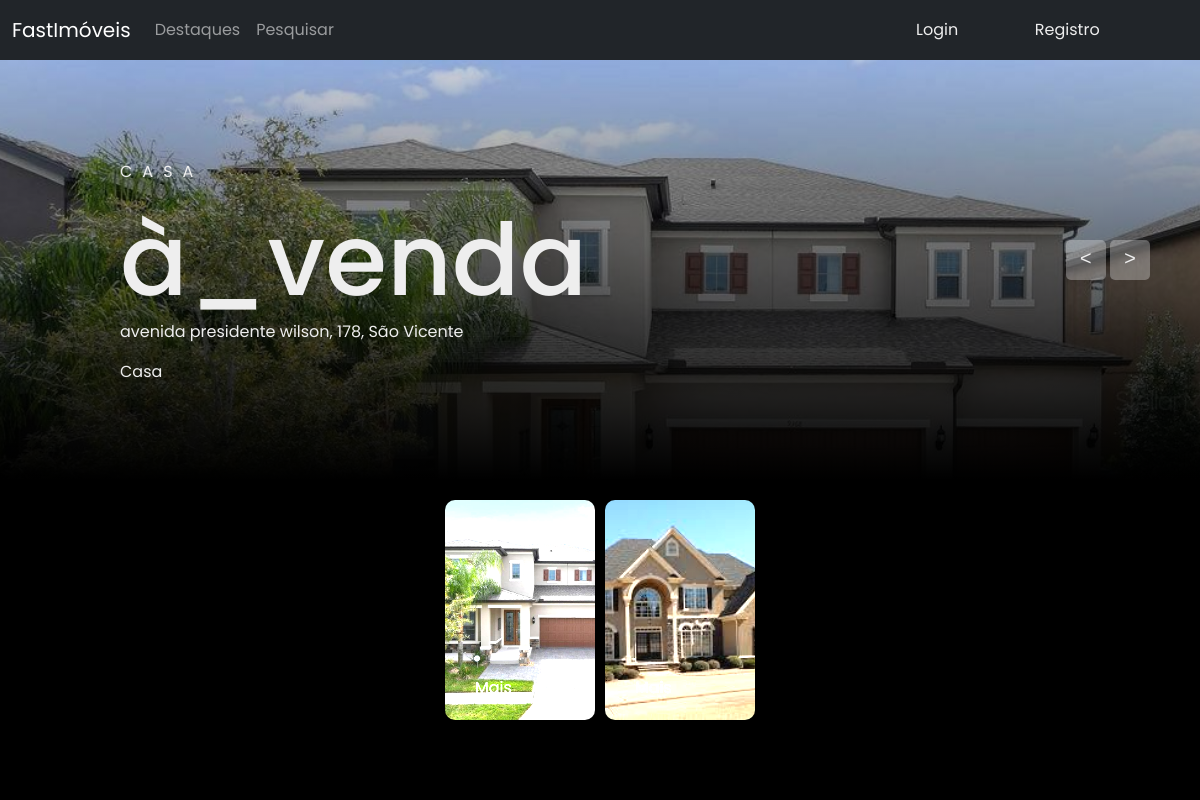
The page /arquivos/index.php?cidade=São Vicente on the database as committed earlier.
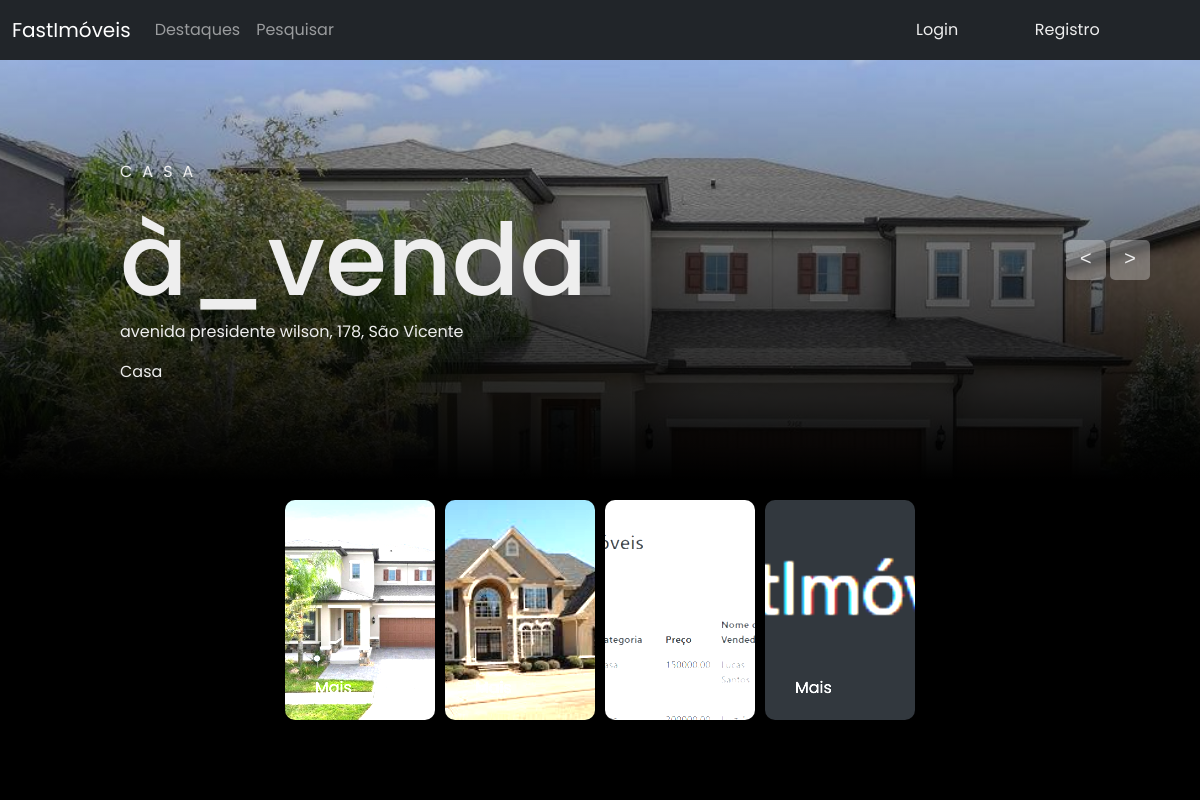
The same page on the database as committed later.
### tables this page shows
CREATE TABLE `imoveis` (
  `id` int(20) NOT NULL,
  `cidade` varchar(100) NOT NULL,
  `endereco` varchar(255) NOT NULL,
  `categoria` varchar(50) DEFAULT NULL,
  `preco` decimal(10,2) NOT NULL,
  `nome_vendedor` varchar(255) NOT NULL,
  `telefone_vendedor` varchar(20) NOT NULL,
  `email_vendedor` varchar(255) NOT NULL,
  `status` varchar(30) DEFAULT NULL,
  `foto` varchar(255) NOT NULL,
  `descricao` varchar(255) DEFAULT NULL,
  `latitude` decimal(10,7) NOT NULL,
  `longitude` decimal(10,7) NOT NULL,
  `dormitorios` varchar(255) DEFAULT NULL,
  `garagens` varchar(255) DEFAULT NULL,
  `plantas` varchar(255) DEFAULT NULL,
  `usuario_id` int(11) NOT NULL
);

### arquivos/index.php (the view, shortened to what this page needs)
<?php
$dbHost = "localhost";
$dbName = "fastimoveis";
$dbUser = "root";
$dbPass = "";
$limite = 5;
$paginaAtual = isset($_GET['pagina']) ? (int)$_GET['pagina'] : 1;
$offset = ($paginaAtual - 1) * $limite;
try {
    $conn = new PDO("mysql:host=$dbHost;dbname=$dbName", $dbUser, $dbPass);
    $conn->setAttribute(PDO::ATTR_ERRMODE, PDO::ERRMODE_EXCEPTION);
    $cidade = isset($_GET['cidade']) ? $_GET['cidade'] : '';
    if ($cidade) {
        $stmt = $conn->prepare("SELECT * FROM imoveis WHERE cidade LIKE :cidade");
        $stmt->bindValue(':cidade', "%$cidade%");
    } else {
        $stmt = $conn->query("SELECT * FROM imoveis");
    }
    $stmt->execute();
    if ($cidade) {
        $stmt = $conn->prepare("SELECT * FROM imoveis WHERE cidade LIKE :cidade LIMIT :limite OFFSET :offset");
        $stmt->bindValue(':cidade', "%$cidade%");
    } else {
        $stmt = $conn->prepare("SELECT * FROM imoveis LIMIT :limite OFFSET :offset");
    }
    $stmt->bindValue(':limite', $limite, PDO::PARAM_INT);
    $stmt->bindValue(':offset', $offset, PDO::PARAM_INT);
    $stmt->execute();
    $activeIndex = 0;
} catch(PDOException $e) {
    echo "Erro de conexão: " . $e->getMessage();
}
?>
<!DOCTYPE html>
<html lang="pt-BR">
<head>
    <link href="https://cdn.jsdelivr.net/npm/bootstrap@5.3.0/dist/css/bootstrap.min.css" rel="stylesheet">
    <link rel="stylesheet" href="style.css">
</head>
<body>
    <header>
        <nav class="navbar navbar-expand-md navbar-dark fixed-top bg-dark">
            <div class="container-fluid">
                <a class="navbar-brand" href="index.php">FastImóveis</a>
                <div class="collapse navbar-collapse" id="navbarCollapse">
                    <ul class="navbar-nav me-auto mb-2 mb-md-0">
                        <li class="nav-item">
                            <a class="nav-link" href="destaques.php">Destaques</a>
                        </li>
                        <li class="nav-item">
                            <a class="nav-link" href="pesquisar.php">Pesquisar</a>
                        </li>
                    </ul>
                    <div class="header-btn flex">
                            <button class="btn login-btn" onclick="window.location.href='../php/login.php'">Login</button>
                            <button class="btn signup-btn" onclick="window.location.href='../php/registro.php'">Registro</button>
                    </div>
                </div>
            </div>
        </nav>
    </header>
    <div class="slider">
        <div class="list">
            <?php
            $index = 0;
            while ($imovel = $stmt->fetch(PDO::FETCH_ASSOC)) {
                $activeClass = $index === $activeIndex ? "active" : "";
                echo "
                <div class=\"item $activeClass\" data-index=\"$index\">
                    <img src=\"../php/{$imovel['foto']}\">
                    <div class=\"content\">
                        <p>{$imovel['categoria']}</p>
                        <h2>{$imovel['status']}</h2>
                        <p>{$imovel['endereco']} {$imovel['cidade']}</p>
                        <p>{$imovel['descricao']}</p>
                    </div>
                </div>
                ";
                $index++;
            }
            ?>
        </div>
        <div class="arrows">
            <button id="prev"><</button>
            <button id="next">></button>
        </div>
        <div class="thumbnail">
            <?php
            $stmt->execute();
            $index = 0;
            while ($imovel = $stmt->fetch(PDO::FETCH_ASSOC)) {
                $activeClass = ($cidade && stripos($imovel['cidade'], $cidade) !== false) ? "active" : "";
                echo "
                <div class=\"item $activeClass\" data-index=\"$index\">
                    <img src=\"../php/{$imovel['foto']}\">
                    <div class=\"content\">
                        <button class=\"btn login-btn\" onclick=\"window.location.href='property.php?id={$imovel['id']}'\">Mais</button>
                    </div>
                </div>
                ";
                $index++;
            }
            ?>
        </div>
    </div>
</body>
</html>

Rows that differ between the two databases and show on the page:
added imoveis: foto (picture)
added imoveis: foto (picture)
